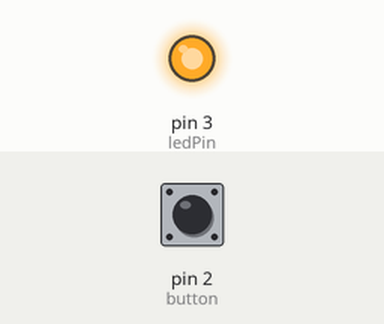
Recording of a sketch running on a simulated Arduino Uno, built with avr-gcc and run on an emulated ATmega328P. Shown: output pins drawn as LEDs (lit = HIGH). The test bench sets the inputs (shaded band); at power-on: pin 2 (button) HIGH.

Above: at 1.2 s.
1.3 s: pin 2 (button) pulled LOW for 0.15 s
At 1.37 s:
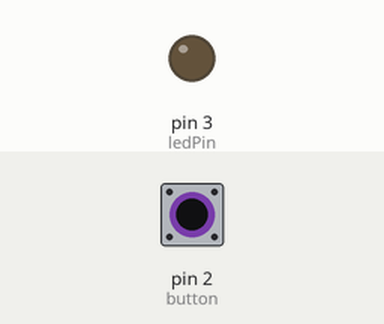
2.9 s: pin 2 (button) pulled LOW for 3.2 s
At 6.4 s:
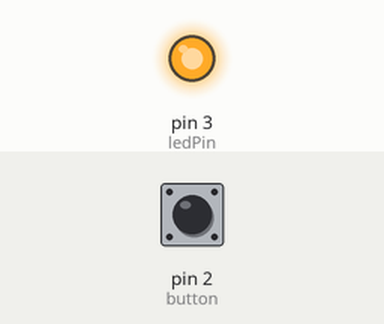
Timing chart, 0 to 7.9 s (numbered marks = the images above; inputs shaded):
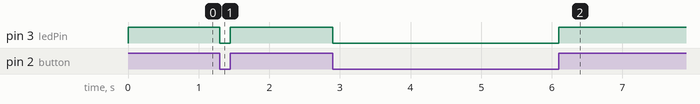

Measured:
- after the input at 1.3 s, pin 3 (ledPin): HIGH → LOW at once, → HIGH 0.15 s later
- after the input at 2.9 s, pin 3 (ledPin): HIGH → LOW at once, → HIGH 3.2 s later

The sketch:

ledblink.ino.ino
```cpp
int ledPin = 3;
int button = 2;
void setup() {

  pinMode(ledPin, OUTPUT);
  pinMode(button, INPUT_PULLUP);

}

void loop() {

   int buttonState = digitalRead(button);
   digitalWrite(ledPin, buttonState);
}
```
